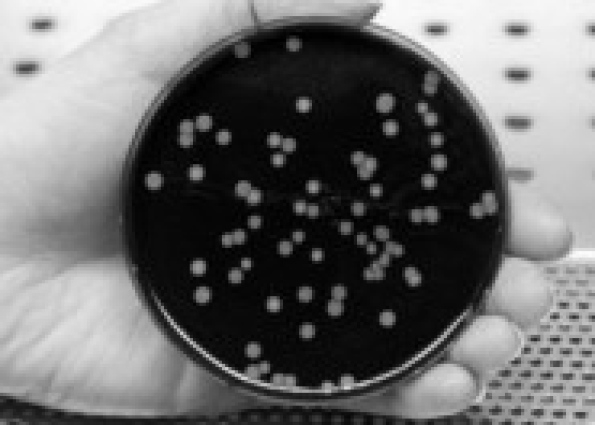
%> input picture ELTD2_NAP_02/obj_gray.png, 595 x 425 px
$ octave a02_06.m   (GNU Octave 9; MATLAB toolbox functions it lacks are replaced by stand-ins)
%> lines starting %> are read from the running program, lines starting %| are printed output that depends on the picture; in (x1, y1, x2, y2) boxes, pixels count from 0 and x2, y2 are one past the last pixel; in counts of white or black regions, pixels touching at a corner belong together; the program's own positions count from 1
%a02_06 [script]

clc, clear, close all

obj = imread('obj_gray.png');
%> obj is the input picture: size 425x595 uint8; min 0, max 254, mean 107.9
msk = imread('msk_gray_bw.png');
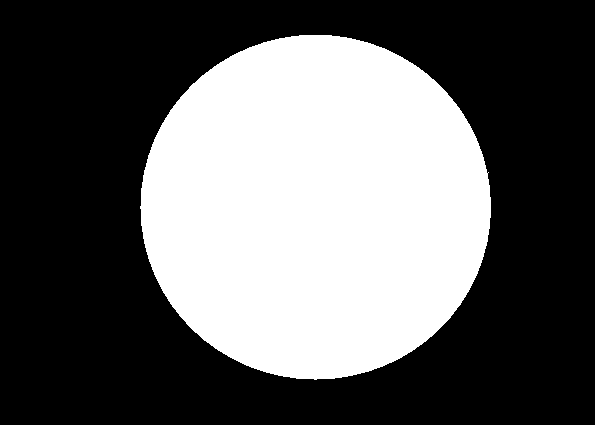
%> input picture ELTD2_NAP_02/msk_gray_bw.png, 595 x 425 px
%> msk: size 425x595 logical; 37.5% white; 1 white region, box (x1, y1, x2, y2) and area: (140, 35, 491, 380) 94902

figure
imshow(obj), title('obj')
figure
imshow(msk), title('msk')

% usando 'and bitwise'
mskg = im2uint8(msk);
%> mskg is the input picture: size 425x595 uint8; 37.5% white; 1 white region, box (x1, y1, x2, y2) and area: (140, 35, 491, 380) 94902
s1 = bitand(obj,mskg);
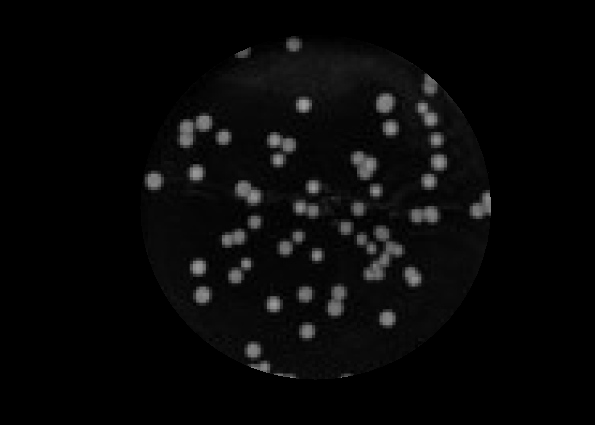
%> s1: size 425x595 uint8; min 0, max 159, mean 7.9
figure,
imshow(s1), title('s1')
figure, imshow(s1)

% ou usando multiplica玢o
s2 = obj .* uint8(msk);
figure,
imshow(s2), title('s2')

% ou usando logical indexing
[nr, nc] = size(obj);
%> nr = 425; nc = 595
s3 = uint8(zeros(nr,nc));
s3(msk) = obj(msk);
figure,
imshow(s3), title('s3')
